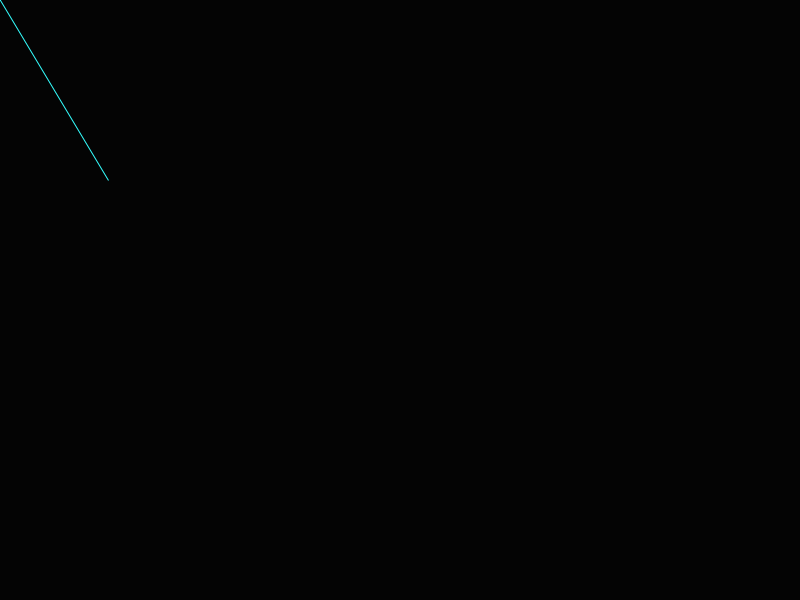
Frame 1 (no input)
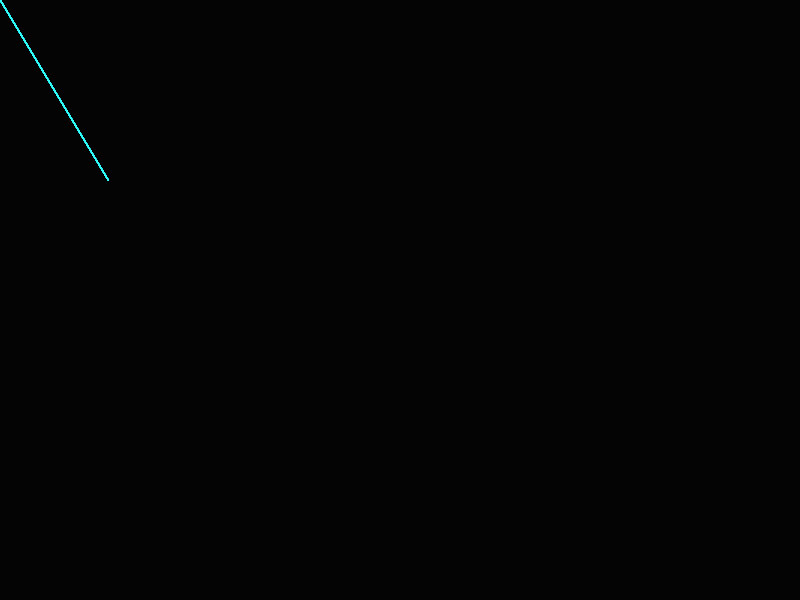
Frame 60 (the mouse pressed at the canvas centre just before this capture)
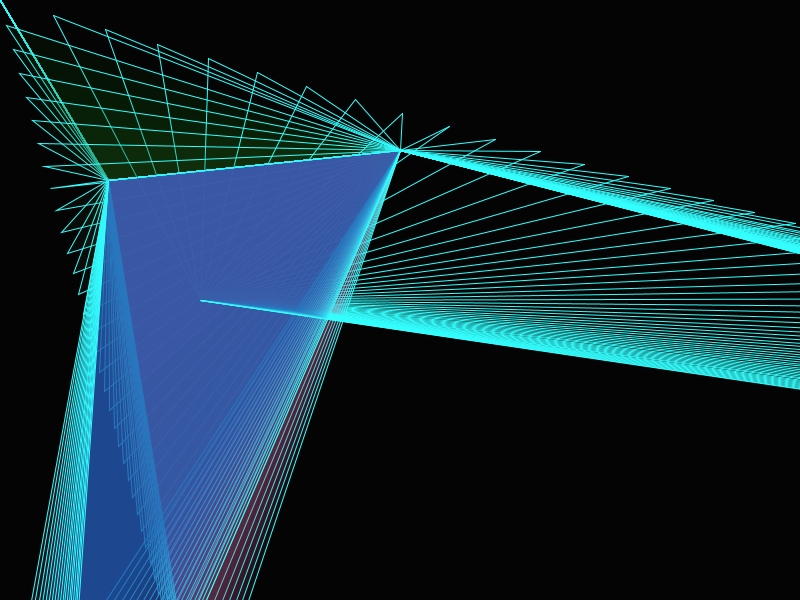
Frame 120 (the mouse held since frame 60 and released just before this capture)

The Processing sketch that drew these frames (run headless with seeded random() and noise(); from frame 60 on, the mouse is pressed at the canvas centre):

// Processing sketch: processing_5428
// ── processing_5428.pde

float vx,vy,x,y;
void setup(){
  size(800,600);
  background(4);
  
}
void draw(){
  //background(122,100,200,20);
  vx = (mouseX - x)/60;
  vy =(mouseY - y)/60;
  x = x + vx;
  y = y + vy;
  smooth();
  fill(13,20,46,10);
  strokeWeight(1);
  stroke(52,456,359,478);
  fill(x%205,50+40,y%200,vy+20);
  triangle(x%200,y*5,mouseX/1,mouseY/2,108,180);
  line(x*8,y*3,mouseX/2,mouseY);
  line(x*8,y*3,mouseX,mouseY/2);
  
  
}
void keyPressed (){
 save(random(500)+"jpg");
} 
